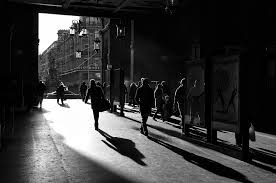
#> input picture Python/VA/img2.jpg, 276 x 183 px
$ python escaladegrises_Logaritmica.py
#> lines starting #> are read from the running program, lines starting #| are printed output that depends on the picture
from PIL import Image
import numpy as np
import matplotlib.pyplot as plt

Im_g = Image.open('img2.jpg').convert('L')
Im_ga = np.double(np.array(Im_g)) #pasa el formato a double para no perder precision
Im2 = np.log(1+Im_ga) #Log imagen, se le suma a los valores cero 1
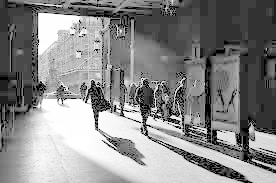
#> Im2: shape (183, 276) float64; min 0, max 5.55, mean 2.96; drawn with min black and max white
Im2 = np.uint8(255*Im2/Im2.max()) #escala de nuevo a los enteros
plt.gray()#las siguientes tres lineas muestran la img original
plt.imshow(np.uint8(Im_ga))
plt.axis("off")
plt.figure() #muestra la imagen con el log
plt.gray()
plt.imshow(Im2)
plt.axis("off")

$ run again, with Python/VA/img1.jpg copied over Python/VA/img2.jpg
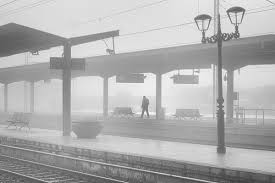
#> input picture Python/VA/img1.jpg, 275 x 183 px
#> `Im2 = np.uint8(255*Im2/Im2.max())`:
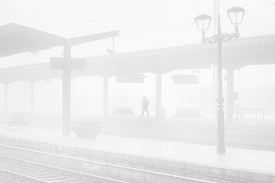
#> Im2: shape (183, 275); min 188, max 255, mean 236.1
